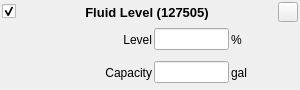
<?xml version="1.0" encoding="UTF-8"?>
<!-- Copyright (C) 2024-2026 RF StateSide LLC; SPDX-License-Identifier: AGPL-3.0-or-later -->
<ui version="4.0">
 <class>FluidLevel127505</class>
 <widget class="QWidget" name="FluidLevel127505">
  <property name="geometry">
   <rect>
    <x>0</x>
    <y>0</y>
    <width>300</width>
    <height>90</height>
   </rect>
  </property>
  <property name="focusPolicy">
   <enum>Qt::FocusPolicy::StrongFocus</enum>
  </property>
  <property name="windowTitle">
   <string>Form</string>
  </property>
  <layout class="QVBoxLayout" name="verticalLayout">
   <property name="spacing">
    <number>2</number>
   </property>
   <property name="leftMargin">
    <number>2</number>
   </property>
   <property name="topMargin">
    <number>2</number>
   </property>
   <property name="rightMargin">
    <number>2</number>
   </property>
   <property name="bottomMargin">
    <number>2</number>
   </property>
   <item>
    <layout class="QHBoxLayout" name="horizontalLayout_2">
     <item>
      <widget class="QCheckBox" name="checkBoxEnabled">
       <property name="text">
        <string/>
       </property>
       <property name="checked">
        <bool>true</bool>
       </property>
      </widget>
     </item>
     <item>
      <spacer name="horizontalSpacer">
       <property name="orientation">
        <enum>Qt::Orientation::Horizontal</enum>
       </property>
       <property name="sizeHint" stdset="0">
        <size>
         <width>40</width>
         <height>20</height>
        </size>
       </property>
      </spacer>
     </item>
     <item>
      <widget class="QLabel" name="labelTitle">
       <property name="font">
        <font>
         <pointsize>10</pointsize>
         <bold>true</bold>
        </font>
       </property>
       <property name="text">
        <string>Fluid Level (127505)</string>
       </property>
       <property name="alignment">
        <set>Qt::AlignmentFlag::AlignCenter</set>
       </property>
      </widget>
     </item>
     <item>
      <spacer name="horizontalSpacer_2">
       <property name="orientation">
        <enum>Qt::Orientation::Horizontal</enum>
       </property>
       <property name="sizeHint" stdset="0">
        <size>
         <width>40</width>
         <height>20</height>
        </size>
       </property>
      </spacer>
     </item>
     <item>
      <widget class="QPushButton" name="pushButtonRemove">
       <property name="minimumSize">
        <size>
         <width>20</width>
         <height>20</height>
        </size>
       </property>
       <property name="maximumSize">
        <size>
         <width>20</width>
         <height>20</height>
        </size>
       </property>
       <property name="text">
        <string/>
       </property>
      </widget>
     </item>
    </layout>
   </item>
   <item>
    <layout class="QHBoxLayout" name="horizontalLayout">
     <item>
      <widget class="QLabel" name="labelLevel">
       <property name="minimumSize">
        <size>
         <width>150</width>
         <height>22</height>
        </size>
       </property>
       <property name="maximumSize">
        <size>
         <width>150</width>
         <height>16777215</height>
        </size>
       </property>
       <property name="text">
        <string>Level</string>
       </property>
       <property name="alignment">
        <set>Qt::AlignmentFlag::AlignRight|Qt::AlignmentFlag::AlignTrailing|Qt::AlignmentFlag::AlignVCenter</set>
       </property>
      </widget>
     </item>
     <item>
      <widget class="QLineEdit" name="lineEditLevel">
       <property name="minimumSize">
        <size>
         <width>75</width>
         <height>22</height>
        </size>
       </property>
       <property name="maximumSize">
        <size>
         <width>75</width>
         <height>16777215</height>
        </size>
       </property>
       <property name="inputMethodHints">
        <set>Qt::InputMethodHint::ImhNone</set>
       </property>
      </widget>
     </item>
     <item>
      <widget class="QLabel" name="labelUnitsLevel">
       <property name="minimumSize">
        <size>
         <width>50</width>
         <height>22</height>
        </size>
       </property>
       <property name="toolTip">
        <string>&lt;html&gt;&lt;head/&gt;&lt;body&gt;&lt;p&gt;&lt;br/&gt;&lt;/p&gt;&lt;/body&gt;&lt;/html&gt;</string>
       </property>
       <property name="text">
        <string>%</string>
       </property>
      </widget>
     </item>
    </layout>
   </item>
   <item>
    <layout class="QHBoxLayout" name="horizontalLayout_3">
     <item>
      <widget class="QLabel" name="labelCapacity">
       <property name="minimumSize">
        <size>
         <width>150</width>
         <height>22</height>
        </size>
       </property>
       <property name="maximumSize">
        <size>
         <width>150</width>
         <height>16777215</height>
        </size>
       </property>
       <property name="text">
        <string>Capacity</string>
       </property>
       <property name="alignment">
        <set>Qt::AlignmentFlag::AlignRight|Qt::AlignmentFlag::AlignTrailing|Qt::AlignmentFlag::AlignVCenter</set>
       </property>
      </widget>
     </item>
     <item>
      <widget class="QLineEdit" name="lineEditCapacity">
       <property name="minimumSize">
        <size>
         <width>75</width>
         <height>22</height>
        </size>
       </property>
       <property name="maximumSize">
        <size>
         <width>75</width>
         <height>16777215</height>
        </size>
       </property>
       <property name="inputMethodHints">
        <set>Qt::InputMethodHint::ImhNone</set>
       </property>
      </widget>
     </item>
     <item>
      <widget class="ClickableLabel" name="labelUnitsCapacity">
       <property name="minimumSize">
        <size>
         <width>50</width>
         <height>22</height>
        </size>
       </property>
       <property name="toolTip">
        <string>&lt;html&gt;&lt;head/&gt;&lt;body&gt;&lt;p&gt;Click to change units&lt;/p&gt;&lt;/body&gt;&lt;/html&gt;</string>
       </property>
       <property name="text">
        <string>gal</string>
       </property>
      </widget>
     </item>
    </layout>
   </item>
  </layout>
 </widget>
 <customwidgets>
  <customwidget>
   <class>ClickableLabel</class>
   <extends>QLabel</extends>
   <header location="global">clickablelabel.h</header>
  </customwidget>
 </customwidgets>
 <resources/>
 <connections/>
</ui>
